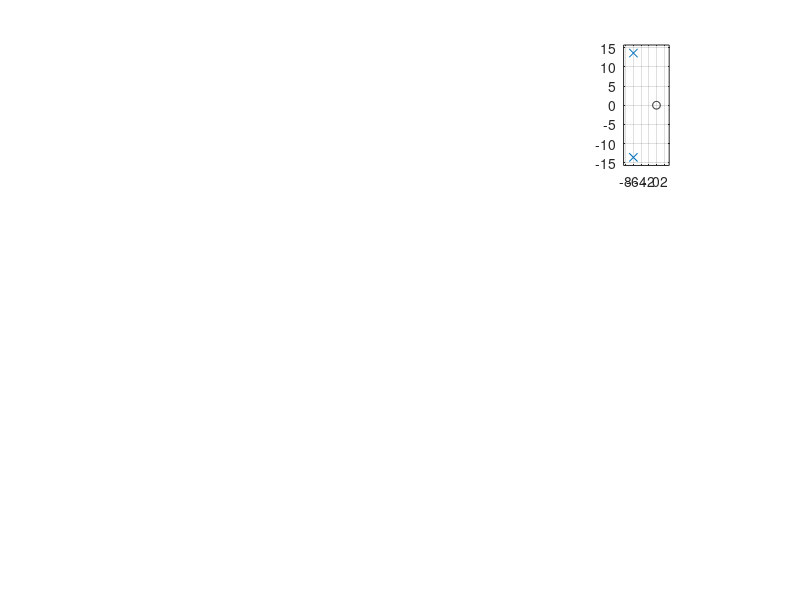

This figure's MATLAB source: (Note: this script raises an error after producing the figure.)
%% Title:Control System-Second Order System:open loop with different values
%Author:Ravikumar M Pise
%PS No:99003747
%Date:7/04/2021
%Version:1.0


%% This Document has equation for DC Motor
%Equation:Ldi/dt+Ri+Kw=V
%         Jdw/dt+bw=Ki
%T(s)=(K/LJ)/(s^2+((b/J)+(R/L)s+(R*b)/(L*J)+(K*K)/(L*J)

%% Math analysis
%dependent variables:w
%independent variables:t
%constant:K,R,L,J,b
%Roots:0.5*(-(b/J)-(R/L))+sqrt((((b*b)/(J*J))+((R*R)/(L*L))-((2*R*b)/(L*J))-((4*K*K)/(L*J)))
%      0.5*(-(b/J)-(R/L))-sqrt((((b*b)/(J*J))+((R*R)/(L*L))-((2*R*b)/(L*J))-((4*K*K)/(L*J)))

%% IVT
%for impulse is 0
%for step is 0
%%FVT
%for impulse is K/((b*L)+(R*J))=0.1667
%for step is K/((R*b)+(K*K))=0.0999001

J = 0.01;
b = 0.1;
K = 1;
R = 1;
L = 0.5;
%TF=tf([K/(J*L)],[1,((b/J)+(R/L)),(((K*K)+(R*b))/(L*J))]);
sys = tf([K/(J*L)],[1,((b/J)+(R/L)),(((K*K)+(R*b))/(L*J))])
subplot(3,3,1)
step(sys)
subplot(3,3,2)
impulse(sys)
subplot(3,3,3)
%S = stepinfo(sys)
[z,p,k]= tf2zp([K/(J*L)],[1,((b/J)+(R/L)),(((K*K)+(R*b))/(L*J))])
zplane(z,p)
S = stepinfo(sys)

J = 0.1;
b = 1;
K = 0.1;
R = 10;
L = 5;
%TF=tf([K/(J*L)],[1,((b/J)+(R/L)),(((K*K)+(R*b))/(L*J))]);
sys = tf([K/(J*L)],[1,((b/J)+(R/L)),(((K*K)+(R*b))/(L*J))])
subplot(3,3,4)
step(sys)
subplot(3,3,5)
impulse(sys)
subplot(3,3,6)
%S = stepinfo(sys)
[z2,p2,k2]= tf2zp([K/(J*L)],[1,((b/J)+(R/L)),(((K*K)+(R*b))/(L*J))])
zplane(z2,p2)
S = stepinfo(sys)

J = 0.01;
b = 0.01;
K = 0.1;
R = 0.1;
L = 0.05;
%TF=tf([K/(J*L)],[1,((b/J)+(R/L)),(((K*K)+(R*b))/(L*J))]);
sys = tf([K/(J*L)],[1,((b/J)+(R/L)),(((K*K)+(R*b))/(L*J))])
subplot(3,3,7)
step(sys)
subplot(3,3,8)
impulse(sys)
subplot(3,3,9)
%S = stepinfo(sys)
[z1,p1,k1]= tf2zp([K/(J*L)],[1,((b/J)+(R/L)),(((K*K)+(R*b))/(L*J))])
zplane(z1,p1)
S = stepinfo(sys)

%% Analysis:
% 1.1st  response of system is accurate because settling time is less
% 2.1st  response speed is high because rise time is less
% 3.2nd response is more stable because overshoot is zero  




%% Control System-Second Order System:varying zeta value open system
% This Document has equation for Second Order System
%w=1

jeta=1;
TF=tf([1],[1,(2*jeta),1])
sys = tf([1],[1,(2*jeta),1])
figure
subplot(2,3,1)
S = stepinfo(sys)
[z,p,k]= tf2zp([1],[1,(2*jeta),1])
zplane(z,p)

jeta=0.7;
TF=tf([1],[1,(2*jeta),1])
sys = tf([1],[1,(2*jeta),1])
%hold on
subplot(2,3,2)
S = stepinfo(sys)
[z,p,k]= tf2zp([1],[1,(2*jeta),1])
zplane(z,p)

jeta=1.5;
TF=tf([1],[1,(2*jeta),1])
sys = tf([1],[1,(2*jeta),1])
subplot(2,3,3)
S = stepinfo(sys)
[z,p,k]= tf2zp([1],[1,(2*jeta),1])
zplane(z,p)

jeta=-1;
TF=tf([1],[1,(2*jeta),1])
sys = tf([1],[1,(2*jeta),1])
subplot(2,3,4)
S = stepinfo(sys)
[z,p,k]= tf2zp([1],[1,(2*jeta),1])
zplane(z,p)


jeta=-0.5;
TF=tf([1],[1,(2*jeta),1])
sys = tf([1],[1,(2*jeta),1])
subplot(2,3,5)
S = stepinfo(sys)
[z,p,k]= tf2zp([1],[1,(2*jeta),1])
zplane(z,p)

jeta=-1.5;
TF=tf([1],[1,(2*jeta),1])
sys = tf([1],[1,(2*jeta),1])
subplot(2,3,6)
S = stepinfo(sys)
[z,p,k]= tf2zp([1],[1,(2*jeta),1])
zplane(z,p)

figure
jeta=0;
TF=tf([1],[1,(2*jeta),1])
sys = tf([1],[1,(2*jeta),1])
S = stepinfo(sys)
[z,p,k]= tf2zp([1],[1,(2*jeta),1])
zplane(z,p)


%% Analysis
% To get stable system zeta value should be greater than zero

% if zeta value is between 0 to 1-->poles are conjugate

% if zeta is greater than 1-->poles are real stable

% if zeta is less then 1 -->Poles are real and unstable



%% This Document has movement of poles for Second Order System


zeros = 0;
poles = [-10+20i -10-20i];
gain = 1;
sys = zpk(zeros,poles,gain)
hold on
pzmap(sys)
   

zeros = 0;
poles = [-10+10i -10-10i];
gain = 1;
sys = zpk(zeros,poles,gain)
pzmap(sys)


zeros = 0;
poles = [-5+20i -5-20i];
gain = 1;
sys = zpk(zeros,poles,gain)
pzmap(sys)


zeros = 0;
poles = [-5+10i -5-10i];
gain = 1;
sys = zpk(zeros,poles,gain)
pzmap(sys)

%% Analysis

% 1.when the pole is moving lef overshoot decreses,Frequency increses
% 2.zeta value is gettting incresed,means damping is less,systemwill be stable

% In Vertical Shifting
% 1.Overshoot increases,damping decreases

% diagonal Shifting
% Overshoot,Damping will be same
% Frequency Increases


%% This Document has movement of poles for Second Order System



zeros = 0;
poles = [-10 -5];
gain = 1;
sys = zpk(zeros,poles,gain)
hold on
pzmap(sys)
   

zeros = 0;
poles = [-9+5i -5+5i];
gain = 1;
sys = zpk(zeros,poles,gain)
hold on
pzmap(sys)


zeros = 0;
poles = [-15+2i -20+2i];
gain = 1;
sys = zpk(zeros,poles,gain)
hold on
pzmap(sys)

zeros = 0;
poles = [-15-2i -20-2i];
gain = 1;
sys = zpk(zeros,poles,gain)
hold on
pzmap(sys)

zeros = 0;
poles = [-15-2i -20-2i];
gain = 1;
sys = zpk(zeros,poles,gain)
hold on
pzmap(sys)



%% Negtaive Feedback

J = 0.01;
b = 0.1;
K = 1;
R = 1;
L = 0.5;
TF=tf([K/(J*L)],[1,((b/J)+(R/L)),(((K*K)+(R*b))/(L*J))]);
CF=10
sys = CF*TF
NCTF1=feedback(sys,1)
subplot(3,2,1)
step(NCTF1)
title("Step with negative")
subplot(3,2,2)
impulse(NCTF1)
title("impulse with negative")
S = stepinfo(NCTF1)
[wn,zeta]=damp(NCTF1)



J = 0.01;
b = 0.1;
K = 1;
R = 1;
L = 0.5;
TF=tf([K/(J*L)],[1,((b/J)+(R/L)),(((K*K)+(R*b))/(L*J))]);
CF=tf([1,0],[1])
sys = CF*TF
NCTF2=feedback(sys,1)
subplot(3,2,3)
step(NCTF2)
title("Step with diff")
subplot(3,2,4)
impulse(NCTF2)
title("impulse with diff")
S = stepinfo(NCTF2)
[wn,zeta]=damp(NCTF2)




J = 0.01;
b = 0.1;
K = 1;
R = 1;
L = 0.5;
TF=tf([K/(J*L)],[1,((b/J)+(R/L)),(((K*K)+(R*b))/(L*J))]);
CF=tf([1],[1,0])
sys = CF*TF
NCTF3=feedback(sys,1)
subplot(3,2,5)
step(NCTF3)
title("Step with integrator")
subplot(3,2,6)
impulse(NCTF3)
title("impulse with integrator")
S = stepinfo(NCTF3)
[wn,zeta]=damp(NCTF3)


%% Positive Feedback
figure
J = 0.01;
b = 0.1;
K = 1;
R = 1;
L = 0.5;
TF=tf([K/(J*L)],[1,((b/J)+(R/L)),(((K*K)+(R*b))/(L*J))]);
CF=10
sys = CF*TF
PCTF1=feedback(sys,-1)
subplot(3,2,1)
step(PCTF1)
title("Step with positive")
subplot(3,2,2)
impulse(PCTF1)
title("impulse with positive")
S = stepinfo(PCTF1)
[wn,zeta]=damp(PCTF1)



J = 0.01;
b = 0.1;
K = 1;
R = 1;
L = 0.5;
TF=tf([K/(J*L)],[1,((b/J)+(R/L)),(((K*K)+(R*b))/(L*J))]);
CF=tf([1,0],[1])
sys = CF*TF
PCTF2=feedback(sys,-1)
subplot(3,2,3)
step(PCTF2)
title("Step with diff")
subplot(3,2,4)
impulse(PCTF2)
title("impulse with diff")
S = stepinfo(PCTF2)
[wn,zeta]=damp(PCTF2)




J = 0.01;
b = 0.1;
K = 1;
R = 1;
L = 0.5;
TF=tf([K/(J*L)],[1,((b/J)+(R/L)),(((K*K)+(R*b))/(L*J))]);
CF=tf([1],[1,0])
sys = CF*TF
PCTF3=feedback(sys,-1)
subplot(3,2,5)
step(PCTF3)
title("Step with integrator")
subplot(3,2,6)
impulse(PCTF3)
title("impulse with integrator")
S = stepinfo(PCTF3)
[wn,zeta]=damp(PCTF3)




%%
figure
hold on
pzmap(NCTF1)
pzmap(NCTF2)
pzmap(NCTF3)
pzmap(PCTF1)
pzmap(PCTF2)
pzmap(PCTF3)


%% Analysis
% by adding positive feedback with integrator damping will be less,so the system will be stable

% Overshooot is infinity,in differentiator closed loop, system is unstable



J = 0.01;
b = 0.1;
K = 1;
R = 1;
L = 0.5;
TF=tf([K/(J*L)],[1,((b/J)+(R/L)),(((K*K)+(R*b))/(L*J))]);
CF=1;
sys1 = CF*TF;
subplot(4,2,1)
step(sys1)
title("Step ")
subplot(4,2,2)
impulse(sys1)
title("Impulse")
S = stepinfo(sys1);
[wn,zeta]=damp(sys1)
p1=pole(sys1)
z1=zero(sys1)


J = 0.01;
b = 0.1;
K = 1;
R = 1;
L = 0.5;
TF=tf([K/(J*L)],[1,((b/J)+(R/L)),(((K*K)+(R*b))/(L*J))]);
CF=10;
sys2 = CF*TF;
subplot(4,2,3)
step(sys2)
title("Step with gain")
subplot(4,2,4)
impulse(sys2)
title("impulse with gain")
S = stepinfo(sys2)
[wn,zeta]=damp(sys2)
p2=pole(sys2)
z2=zero(sys2)



J = 0.01;
b = 0.1;
K = 1;
R = 1;
L = 0.5;
TF=tf([K/(J*L)],[1,((b/J)+(R/L)),(((K*K)+(R*b))/(L*J))]);
CF=tf([1,0],[1]);
sys3 = CF*TF;
subplot(4,2,5)
step(sys3)
title("Step with zero ")
subplot(4,2,6)
impulse(sys3)
title("impulse with zero ")
S = stepinfo(sys3)
[wn,zeta]=damp(sys3)
p3=pole(sys3)
z3=zero(sys3)




J = 0.01;
b = 0.1;
K = 1;
R = 1;
L = 0.5;
TF=tf([K/(J*L)],[1,((b/J)+(R/L)),(((K*K)+(R*b))/(L*J))]);
CF=tf([1],[1,0]);
sys4 = CF*TF;
subplot(4,2,7)
step(sys4)
title("Step with pole ")
subplot(4,2,8)
impulse(sys4)
title("impulse with pole ")
S = stepinfo(sys4)
[wn,zeta]=damp(sys4)
p4=pole(sys4)
z4=zero(sys4)

%%
figure
hold on
pzmap(sys1)
pzmap(sys2)
pzmap(sys3)
pzmap(sys4)


%% Analysis
% without gain-->Complex conjugate poles

% when we add differentiator,with different constant values,the Transfer function is settling at zero in step response

% Poles are getting changed when we change constant values

% Pole Location is not getting changed irrespective of controller taken into consederation
 
% By adding defferential controller,IVT changes from 0 to some value.
% FVT remains same for impulse response.
% by adding integrator in step response the system is not settling.

